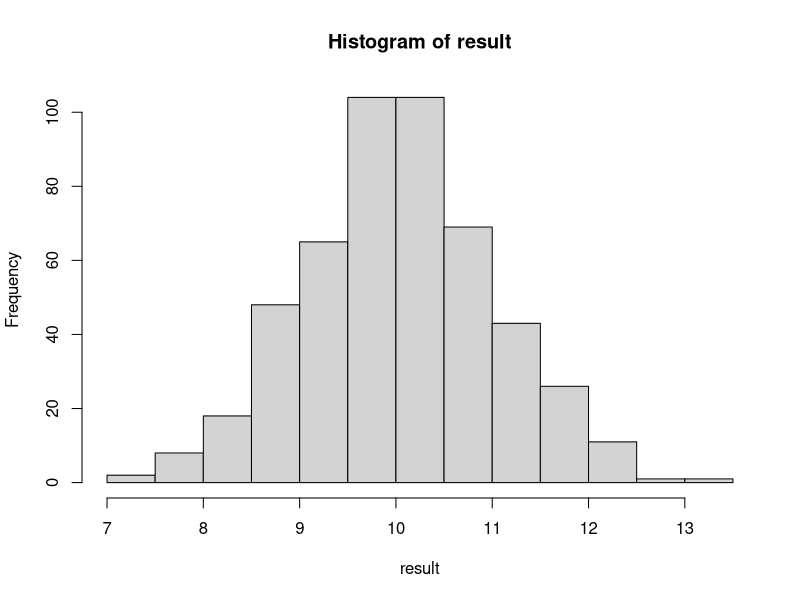
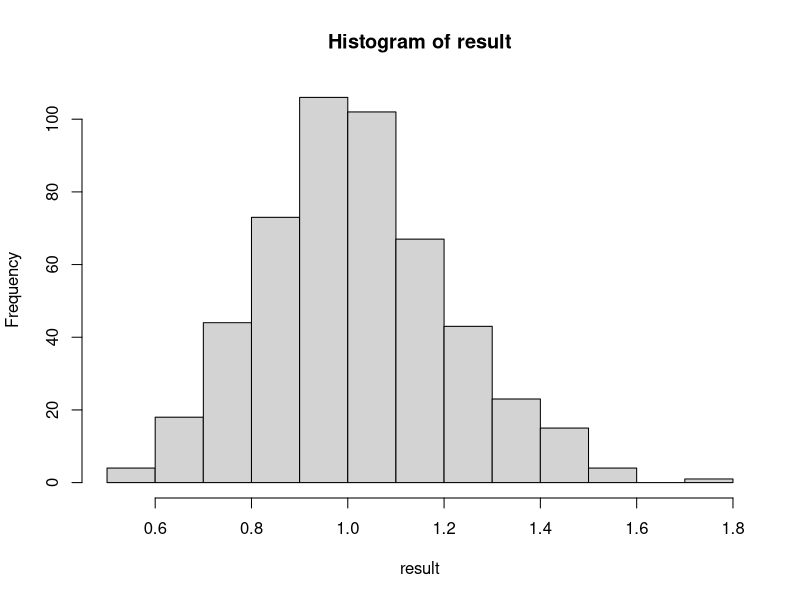
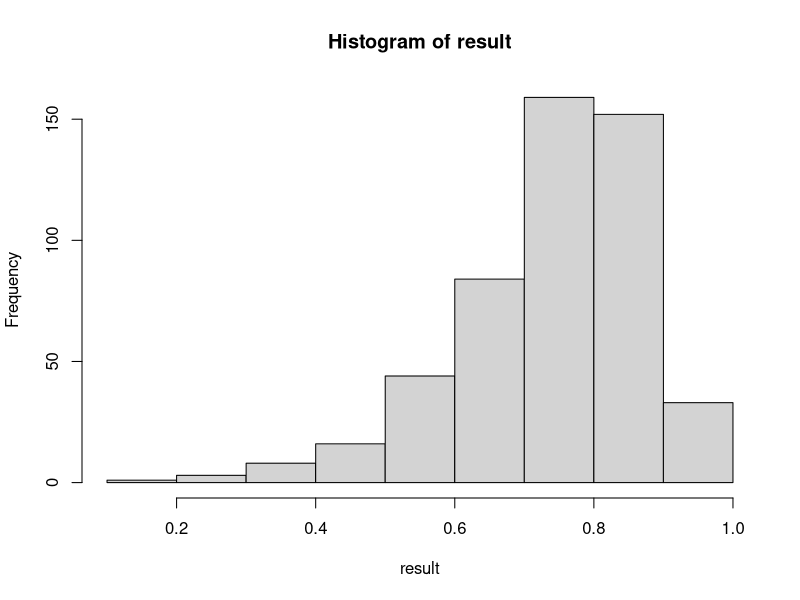

The R script that drew these images, in order:

## ------------------------------------------------------------------------
set.seed(123)

n <- 500
result <- vector("double", n)
A <- 1
Au <- 0.1 # uncertainty in A
for (i in 1:n) {
    Ap <- A + Au * rnorm(n=1)
    result[i] = 10 * Ap
}
D <- 0.5 * (1 - 0.68)
r <- quantile(result, probs=c(D, 1-D))
cat("value:", mean(result), "uncertainty:", sd(result), " range:", r[1], "to", r[2], "\n")
hist(result)


## ------------------------------------------------------------------------
set.seed(123)
n <- 500
result <- vector("double", n)
A <- 1
Au <- 0.1 # uncertainty in A
for (i in 1:n) {
    Ap <- A + Au * rnorm(n=1)
    result[i] = Ap^2
}
D <- 0.5 * (1 - 0.68)
r <- quantile(result, probs=c(D, 1-D))
cat("value:", mean(result), "uncertainty:", sd(result), " range:", r[1], "to", r[2], "\n")
hist(result)


## ------------------------------------------------------------------------
set.seed(123)
n <- 500
result <- vector("double", n)
A <- 1
Au <- 0.3 # uncertainty in A
for (i in 1:n) {
    Ap <- A + Au * rnorm(n=1)
    result[i] = tanh(Ap)
}
D <- 0.5 * (1 - 0.68)
r <- quantile(result, probs=c(D, 1-D))
cat("value:", mean(result), "uncertainty:", sd(result), " range:", r[1], "to", r[2], "\n")
hist(result)


